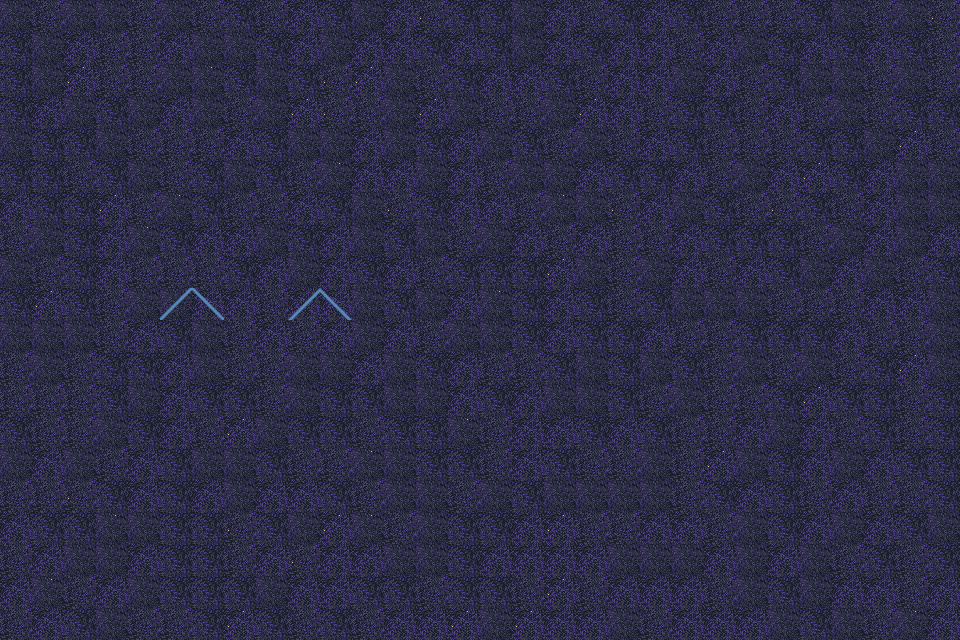

The image is a tile-based game level rendered from a .tmx file. Its description and complete source (layers, tilesets, objects, tile grids) follow:
An orthogonal 30x20 tile map with 32x32 px tiles, 3 tile layers (parallax-bg1, parallax-bg2, bg) and 1 object (start).

<map version="1.11" tiledversion="1.11.2" orientation="orthogonal" renderorder="right-down" width="30" height="20" tilewidth="32" tileheight="32" infinite="0" nextlayerid="5" nextobjectid="2">
 <tileset firstgid="1" source="custom_tilesets/[Overworld]Voidspace.tsx" />
 <layer id="3" name="parallax-bg1" width="30" height="20" parallaxx="0.5" parallaxy="0.5">
  <data encoding="csv">
2,1,2,2,9,1,1,10,2,9,9,2,9,10,1,1,2,9,2,10,9,1,1,9,9,9,2,2,9,10,
2,9,1,9,9,2,9,2,1,9,9,9,1,10,1,9,9,1,1,2,9,9,1,9,9,9,1,9,2,2,
9,1,10,2,1,9,10,2,1,1,10,10,9,2,1,1,9,2,9,9,9,1,1,1,1,1,1,9,9,9,
9,9,1,1,9,1,1,9,9,10,10,2,2,10,1,9,9,1,10,2,1,1,1,1,1,2,1,2,2,9,
1,2,9,9,2,1,9,9,2,1,9,9,1,2,9,2,9,9,1,2,9,9,9,1,9,1,9,9,10,1,
9,9,2,2,9,2,2,1,1,2,10,2,2,9,1,2,2,9,9,9,9,9,9,9,1,10,9,9,9,2,
1,10,2,10,9,10,10,2,9,2,1,9,10,9,9,1,9,10,1,10,1,9,2,2,10,9,2,1,9,9,
9,2,1,9,10,9,2,1,9,1,1,9,2,2,9,2,2,1,1,9,9,1,9,1,1,9,2,9,1,1,
9,1,10,1,1,9,2,1,9,2,1,1,9,9,2,9,1,10,9,9,1,9,9,9,2,9,9,9,2,2,
2,10,2,1,9,9,2,9,2,1,1,1,10,1,1,10,10,9,2,1,2,1,2,2,1,9,9,1,1,1,
1,1,1,2,9,1,9,1,2,1,1,2,1,9,9,1,2,2,1,9,9,9,9,9,1,2,9,2,9,9,
9,9,2,1,10,2,2,2,9,2,2,1,1,1,2,1,1,1,2,2,1,9,2,9,2,9,1,9,10,1,
2,2,9,2,2,9,1,9,9,1,1,9,9,9,1,2,2,9,1,9,9,2,9,1,1,10,1,1,9,9,
9,9,9,9,9,2,9,10,9,9,1,1,2,1,10,1,9,9,9,9,9,9,2,9,1,1,9,1,9,9,
9,1,2,1,1,1,2,1,10,2,9,10,1,1,1,2,1,9,9,2,2,2,10,2,9,1,2,9,9,1,
1,2,10,9,1,10,1,9,1,2,10,1,9,9,2,2,9,9,9,9,9,9,2,9,9,1,9,2,2,9,
1,9,1,10,1,9,9,10,2,2,10,10,2,9,9,1,9,10,2,9,9,1,1,2,2,1,2,1,9,1,
9,2,1,2,2,2,9,2,2,10,9,9,9,9,1,2,2,1,2,9,9,1,9,9,1,9,1,9,9,1,
9,10,9,2,9,2,1,9,1,1,9,9,1,9,2,9,2,10,2,9,1,2,2,1,2,9,2,9,2,2,
9,1,1,1,9,2,9,10,9,2,1,2,1,2,10,2,10,9,9,1,1,1,1,2,2,2,2,2,10,1
</data>
 </layer>
 <layer id="4" name="parallax-bg2" width="30" height="20" parallaxx="0.8" parallaxy="0.8">
  <data encoding="csv">
12,11,12,12,11,12,11,4,11,3,4,12,3,11,4,4,12,3,11,4,3,4,11,11,11,4,12,11,12,11,
4,12,3,11,11,3,12,12,4,3,12,3,3,4,3,4,12,3,4,3,3,11,3,12,4,3,4,3,4,11,
4,12,3,11,11,12,12,4,12,4,11,3,12,11,4,3,3,4,11,3,3,12,3,11,4,12,12,11,12,11,
4,3,12,4,12,3,12,11,12,3,11,11,12,3,12,11,11,12,3,3,11,4,4,11,3,11,12,11,4,4,
12,4,4,12,11,11,11,3,4,12,12,3,12,4,3,12,4,11,12,11,3,4,11,11,11,4,4,12,3,11,
4,4,11,4,12,11,4,12,4,11,12,3,3,12,3,11,12,12,3,4,4,3,11,12,3,3,4,3,12,12,
3,4,4,3,11,12,4,11,11,3,4,12,11,4,3,3,11,12,12,11,3,12,4,11,11,4,11,3,12,12,
11,12,4,3,12,4,3,3,12,4,3,12,4,12,11,12,3,11,3,11,11,3,4,4,4,11,12,3,12,3,
12,11,4,3,11,11,11,4,3,12,3,4,3,11,4,4,4,3,12,11,12,3,11,3,4,12,3,12,11,4,
4,3,4,11,12,12,3,3,11,3,3,12,4,12,3,12,4,3,4,11,4,12,12,12,11,11,11,3,3,12,
12,12,12,11,3,4,12,11,3,11,3,12,3,11,12,12,4,3,4,4,3,11,11,4,4,4,3,11,11,12,
11,12,11,4,4,3,12,11,11,12,12,3,12,4,3,11,11,4,12,4,12,4,11,12,11,12,11,4,3,12,
11,11,11,4,12,3,4,4,11,12,4,4,12,12,3,4,3,12,12,4,11,12,11,11,4,3,4,4,11,4,
4,11,11,12,4,3,11,3,12,4,4,11,4,4,12,11,3,3,4,3,4,11,11,3,12,3,11,4,11,4,
12,3,12,11,3,4,12,12,4,11,11,12,12,4,4,11,3,4,11,11,12,11,3,12,4,3,12,3,4,4,
11,11,11,4,3,4,3,12,3,3,4,11,12,12,11,12,4,12,12,12,12,11,4,3,4,11,3,11,11,4,
3,4,4,12,12,4,4,11,4,12,3,12,11,12,4,4,3,3,11,11,3,3,11,12,4,3,12,3,4,12,
11,3,12,12,3,4,4,11,3,11,3,3,12,12,4,3,3,3,3,12,12,12,3,12,3,12,11,4,11,4,
3,12,11,3,12,4,4,4,12,3,3,4,4,11,4,4,11,3,11,3,3,3,11,12,4,12,3,3,11,3,
11,3,4,12,11,11,4,3,4,11,4,11,3,3,3,12,3,3,3,12,11,3,3,3,12,4,12,11,12,3
</data>
 </layer>
 <layer id="1" name="bg" width="30" height="20">
  <data encoding="csv">
0,0,0,0,0,0,0,0,0,0,0,0,0,0,0,0,0,0,0,0,0,0,0,0,0,0,0,0,0,0,
0,0,0,0,0,0,0,0,0,0,0,0,0,0,0,0,0,0,0,0,0,0,0,0,0,0,0,0,0,0,
0,0,0,0,0,0,0,0,0,0,0,0,0,0,0,0,0,0,0,0,0,0,0,0,0,0,0,0,0,0,
0,0,0,0,0,0,0,0,0,0,0,0,0,0,0,0,0,0,0,0,0,0,0,0,0,0,0,0,0,0,
0,0,0,0,0,0,0,0,0,0,0,0,0,0,0,0,0,0,0,0,0,0,0,0,0,0,0,0,0,0,
0,0,0,0,0,0,0,0,0,0,0,0,0,0,0,0,0,0,0,0,0,0,0,0,0,0,0,0,0,0,
0,0,0,0,0,0,0,0,0,0,0,0,0,0,0,0,0,0,0,0,0,0,0,0,0,0,0,0,0,0,
0,0,0,0,0,0,0,0,0,0,0,0,0,0,0,0,0,0,0,0,0,0,0,0,0,0,0,0,0,0,
0,0,0,0,0,0,0,0,0,0,0,0,0,0,0,0,0,0,0,0,0,0,0,0,0,0,0,0,0,0,
0,0,0,0,0,5,6,0,0,7,8,0,0,0,0,0,0,0,0,0,0,0,0,0,0,0,0,0,0,0,
0,0,0,0,0,0,0,0,0,0,0,0,0,0,0,0,0,0,0,0,0,0,0,0,0,0,0,0,0,0,
0,0,0,0,0,0,0,0,0,0,0,0,0,0,0,0,0,0,0,0,0,0,0,0,0,0,0,0,0,0,
0,0,0,0,0,0,0,0,0,0,0,0,0,0,0,0,0,0,0,0,0,0,0,0,0,0,0,0,0,0,
0,0,0,0,0,0,0,0,0,0,0,0,0,0,0,0,0,0,0,0,0,0,0,0,0,0,0,0,0,0,
0,0,0,0,0,0,0,0,0,0,0,0,0,0,0,0,0,0,0,0,0,0,0,0,0,0,0,0,0,0,
0,0,0,0,0,0,0,0,0,0,0,0,0,0,0,0,0,0,0,0,0,0,0,0,0,0,0,0,0,0,
0,0,0,0,0,0,0,0,0,0,0,0,0,0,0,0,0,0,0,0,0,0,0,0,0,0,0,0,0,0,
0,0,0,0,0,0,0,0,0,0,0,0,0,0,0,0,0,0,0,0,0,0,0,0,0,0,0,0,0,0,
0,0,0,0,0,0,0,0,0,0,0,0,0,0,0,0,0,0,0,0,0,0,0,0,0,0,0,0,0,0,
0,0,0,0,0,0,0,0,0,0,0,0,0,0,0,0,0,0,0,0,0,0,0,0,0,0,0,0,0,0
</data>
 </layer>
 <objectgroup id="2" name="Object Layer 1">
  <object id="1" name="start" x="128" y="320">
   <point />
  </object>
 </objectgroup>
</map>
